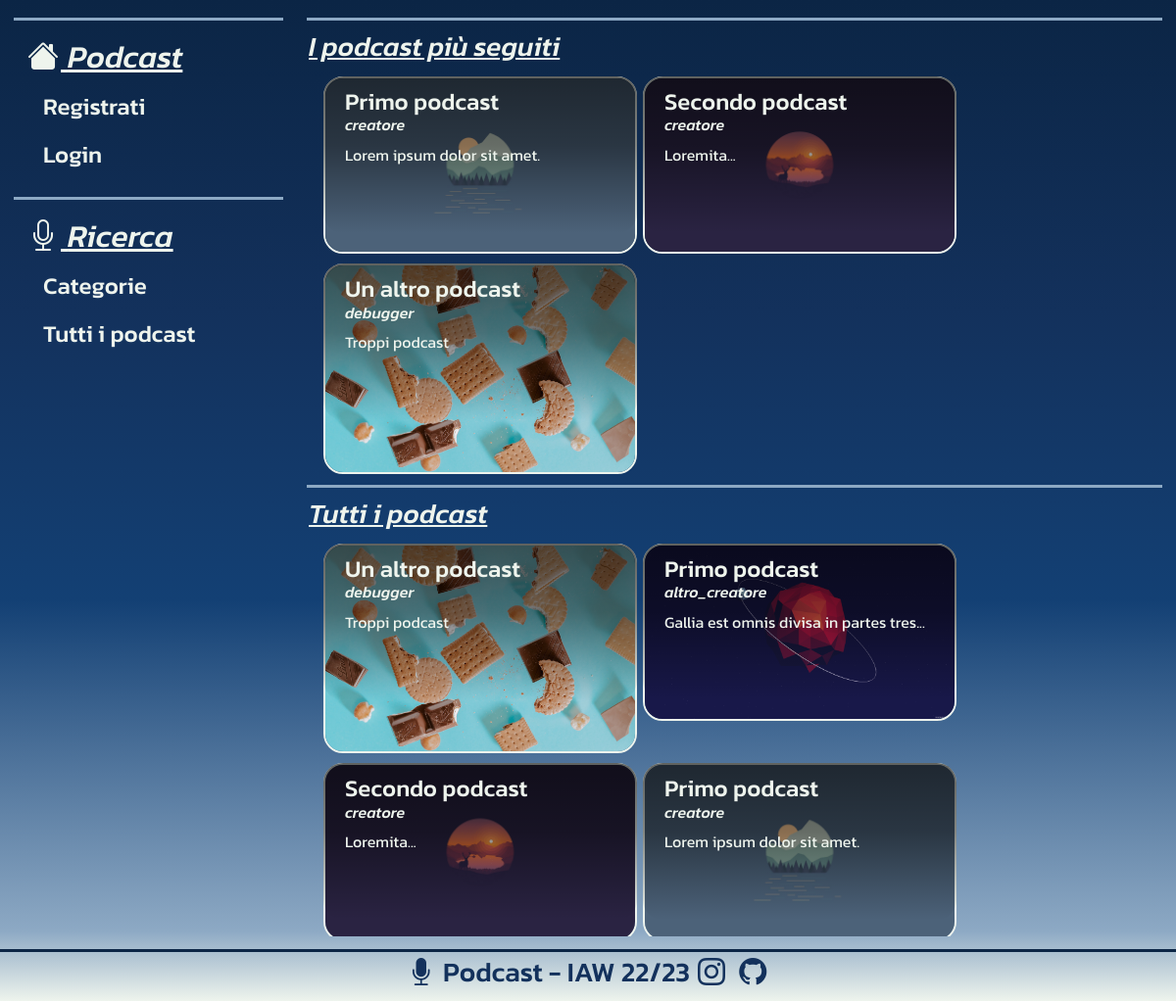
The page / on the database its author committed.
### tables this page shows
CREATE TABLE "podcast" (
	"id_podcast"	INTEGER NOT NULL,
	"titolo" TEXT NOT NULL,
	"id_utente" INTEGER NOT NULL,
	"descrizione" TEXT NOT NULL,
	"categoria" TEXT NOT NULL,
	"immagine" TEXT NOT NULL,
	"data_creazione" TEXT NOT NULL,
	FOREIGN KEY ("id_utente") REFERENCES "utenti"("id_utente") ON DELETE CASCADE,
	PRIMARY KEY ("id_podcast" AUTOINCREMENT)
);

CREATE TABLE "utenti" (
	"id_utente"	INTEGER,
	"username"	TEXT NOT NULL UNIQUE,
	"email"	TEXT NOT NULL UNIQUE,
	"password"	TEXT NOT NULL,
	"tipo_utente"	INTEGER NOT NULL,
	"immagine_profilo"	TEXT NOT NULL,
	PRIMARY KEY("id_utente" AUTOINCREMENT)
);

### app.py (the view)
@app.route('/')
def homepage():
    piu_seguiti = dao.podcast_piu_seguiti()
    tutti_podcast = dao.tutti_podcast()
    return render_template('homepage.html',
                        tutti_podcast=tutti_podcast,
                        piu_seguiti=piu_seguiti)

### db_dao.py (called while the page is built)
def tutti_podcast():
    connection = sqlite3.connect(db_path)
    connection.execute("PRAGMA foreign_keys = 1")
    connection.row_factory = sqlite3.Row
    cursor = connection.cursor()
    query = '''SELECT p.id_utente, u.username, p.titolo, p.descrizione, p.categoria, p.immagine, p.data_creazione, p.id_podcast
            FROM utenti u, podcast p
            WHERE u.id_utente = p.id_utente
            ORDER BY p.data_creazione DESC, p.id_podcast DESC'''
    cursor.execute(query)
    tutti_podcast = cursor.fetchall()
    cursor.close()
    connection.close()
    dati = [dict(podcast) for podcast in tutti_podcast]
    return dati

def podcast_piu_seguiti():
    connection = sqlite3.connect(db_path)
    connection.execute("PRAGMA foreign_keys = 1")
    connection.row_factory = sqlite3.Row
    cursor = connection.cursor()
    query = '''SELECT p.id_utente, u.username, p.id_podcast, s.totale, p.titolo, p.descrizione, p.categoria, p.immagine, p.data_creazione
            FROM utenti u, podcast p, (SELECT s.id_podcast, COUNT(p.id_podcast) as totale
						                FROM seguiti s, podcast p
						                WHERE s.id_podcast = p.id_podcast
						                GROUP BY p.id_podcast
						                ORDER BY totale DESC) as s
            WHERE u.id_utente = p.id_utente AND p.id_podcast = s.id_podcast
            ORDER BY s.totale DESC
            LIMIT 3'''
    cursor.execute(query)
    piu_seguiti = cursor.fetchall()
    cursor.close()
    connection.close()
    return piu_seguiti

### templates/homepage.html (shortened to what this page needs)
{% extends "base.html" %}
{% block css %}
<link rel="stylesheet" href="{{ url_for('static', filename='_style-css/homepage.css') }}">
{% endblock %}
{% block barra_laterale %}
<header id="navbar-laterale" class="navbar top-border">
    <div class="container-fluid d-flex flex-column align-items-start">
        <a class="clean-link p-0" href="{{ url_for('homepage') }}" title="Homepage">
            <h2 class="frase-titolo">
                <i class="bi bi-house-fill"></i>
                Podcast
            </h2>
        </a>
        {% if current_user.is_authenticated %}
        <h4 class="ps-2 mb-3">
            <a class="home-link" href="{{ url_for('profilo') }}" title="Profilo">Profilo</a>
        </h4>
        <h4 class="ps-2 mb-3"><a class="home-link" href="{{ url_for('logout') }}" title="Logout">Logout</a></h4>
        {% else %}
        <h4 class="ps-2 mb-3"><a class="home-link" href="{{ url_for('registrati') }}" title="Registrati">Registrati</a>
        </h4>
        <h4 class="ps-2 mb-3"><a class="home-link" href="{{ url_for('login') }}" title="Login">Login</a></h4>
        {% endif %}
    </div>
</header>
<aside id="barra-ricerca" class="navbar top-border">
    <div class="container-fluid d-flex flex-column align-items-start">
        <h2 class="frase-titolo">
            <i class="bi bi-mic"></i>
            Ricerca
        </h2>
        <h4 class="ps-2 mb-3">
            <a class="home-link" href="{{ url_for('categorie') }}" title="Categorie">Categorie</a>
        </h4>
        <h4 class="ps-2 mb-3">
            <a class="home-link" href="{{ url_for('tutti_podcast') }}" title="Categorie">Tutti i podcast</a>
        </h4>
    </div>
</aside>
{% endblock %}
{% block contenuto_principale %}
<section id="podcast-recenti" class="top-border row m-0">
    <h3 class="row m-0 frase-titolo">I podcast più seguiti</h3>
    <div class="immagini-podcast d-flex flex-wrap justify-content-start align-items-start">
        {% for podcast in piu_seguiti %}
        <div class="card">
            <img src="{{url_for('static', filename=podcast.immagine)}}" class="immagine-podcast card-img"
                alt="{{ podcast.titolo }}">
            <a href="{{ url_for('podcast', id_podcast=podcast.id_podcast) }}">
                <div class="card-img-overlay p-0">
                    <div class="card-body">
                        <h4 class="card-title m-0">{{ podcast.titolo }}</h4>
                        <h6 class="card-subtitle mb-1 fst-italic">{{ podcast.username }}</h6>
                        <p class="card-text text-wrap">{{ podcast.descrizione }}</p>
                    </div>
                </div>
            </a>
        </div>
        {% endfor %}
    </div>
</section>
<section id="tutti-podcast" class="top-border row m-0">
    <h3 class="row m-0 frase-titolo">Tutti i podcast</h3>
    <div class="immagini-podcast d-flex flex-wrap justify-content-start align-items-start">
        {% for podcast in tutti_podcast %}
        <div class="card">
            <img src="{{url_for('static', filename=podcast.immagine)}}" class="immagine-podcast card-img"
                alt="{{ podcast.titolo }}">
            <a href="{{ url_for('podcast', id_podcast=podcast.id_podcast) }}">
                <div class="card-img-overlay p-0">
                    <div class="card-body">
                        <h4 class="card-title m-0">{{ podcast.titolo }}</h4>
                        <h6 class="card-subtitle mb-1 fst-italic">{{ podcast.username }}</h6>
                        <p class="card-text text-wrap">{{ podcast.descrizione }}</p>
                    </div>
                </div>
            </a>
        </div>
        {% endfor %}
    </div>
</section>
{% endblock %}

### templates/base.html (shortened to what this page needs)
<!DOCTYPE html>
<html lang="it">
    <head>
        <link href="https://cdn.jsdelivr.net/npm/bootstrap@5.3.0-alpha1/dist/css/bootstrap.min.css" rel="stylesheet"
>
        <link rel="stylesheet" href="https://cdn.jsdelivr.net/npm/bootstrap-icons@1.10.3/font/bootstrap-icons.css">
        <link rel="stylesheet" href="{{ url_for('static', filename='_style-css/base.css') }}">
        {% block css %}{% endblock %}
    </head>
    <body>
        <div id="main" class="row m-0">
            {% block main %}
            <div id="barra-laterale" class="col-3">
                {% block barra_laterale %}{% endblock %}
            </div>
            <main id="contenuto-principale" class="col-9">
                {% block contenuto_principale %}{% endblock %}
            </main>
            {% endblock %}
        </div>
        <footer class="top-border d-flex justify-content-center align-items-center w-100">
            <h3>
                <i class="bi bi-mic-fill"></i>
                Podcast - IAW 22/23
            </h3>
            <h3 id="icone">
                <a class="footer-link" href="https://www.instagram.com/ciovii_/" title="Instagram" target="_blank">
                    <i class="bi bi-instagram"></i>
                </a>
                <a class="footer-link" href="https://github.com/Ciovino/Esame-WebApp" title="Git Hub" target="_blank">
                    <i class="bi bi-github"></i>
                </a>
            </h3>
        </footer>
    </body>
</html>

### static/_style-css/base.css (style rules this page uses)
:root { --oxford-blue: #0b2545; --prussian-blue: #13315c; --indigo-dye: #134074; --pewter-blue: #8da9c4; --mint-cream: #eef4ed; }
html { height: 100%; overflow: hidden hidden; }
body { font-family: "Kanit", sans-serif !important; color: var(--mint-cream) !important; background: rgb(11, 37, 69); background: linear-gradient( 180deg, rgba(11, 37, 69, 1) 0%, rgba(19, 49, 92, 1) 31%, rgba(19, 64, 116, 1) 60%, rgba(141, 169, 196, 1) 93%, rgba(238, 244, 237, 1) 100% ); min-height: 100%; display: flex; flex-direction: column; }
div#main { padding-top: 1rem; }
#contenuto-principale { max-height: 92vh; overflow: hidden scroll; }
body * { padding: 2px; }
.clean-link { color: var(--mint-cream); text-decoration: none; }
a.home-link { padding-left: 10px; padding-right: 10px; color: var(--mint-cream); text-decoration: none; border-radius: 10px; transition: 0.3s; }
a.footer-link { color: var(--prussian-blue); text-decoration: none; }
.top-border { border-top: 3px solid var(--pewter-blue); }
footer { border-top: 3px solid var(--oxford-blue) !important; color: var(--prussian-blue); margin-top: auto; }
.frase-titolo { padding: 0.5rem 0 0.5rem 0; text-decoration: underline; font-style: italic; }

### static/_style-css/homepage.css (style rules this page uses)
div.card { border-width: 0px; padding: 0px; margin: 3px; background: transparent; }
.immagine-podcast { border: 2px solid var(--mint-cream); border-radius: 20px; padding: 0px; max-width: 20rem; max-height: 20rem; object-fit: contain; }
.card-body { border-radius: 20px; padding: 10px 20px 0px 20px; color: var(--mint-cream); min-height: 10rem; background: rgb(0, 0, 0); background: linear-gradient( 180deg, rgba(0, 0, 0, 0.6) 0%, rgba(0, 0, 0, 0.45) 44%, rgba(149, 149, 149, 0) 100% ); }

### rows shown on the page
podcast: immagine (picture), titolo "Primo podcast", username "creatore", descrizione "Lorem ipsum dolor sit amet."
podcast: immagine (picture), titolo "Secondo podcast", username "creatore", descrizione "Loremita..."
podcast: immagine (picture), titolo "Un altro podcast", username "debugger", descrizione "Troppi podcast"
podcast: immagine (picture), titolo "Primo podcast", username "altro_creatore", descrizione "Gallia est omnis divisa in partes tres..."
